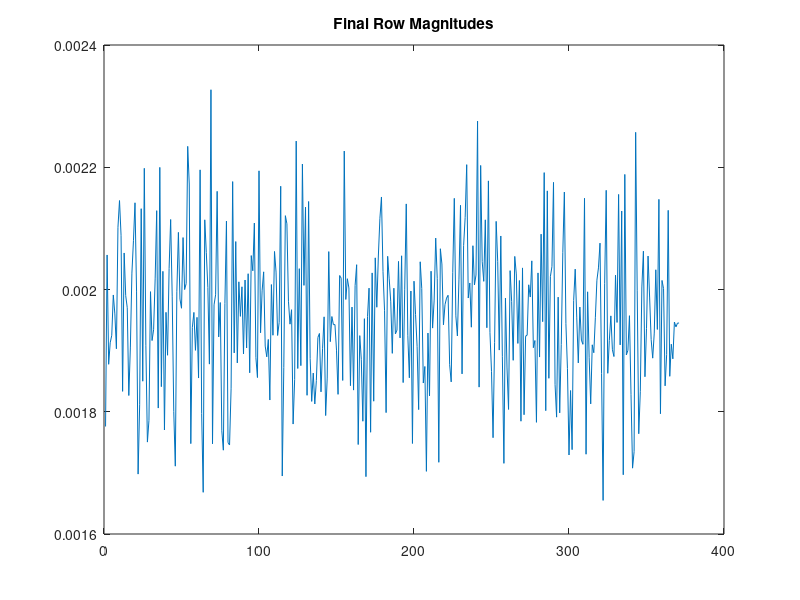
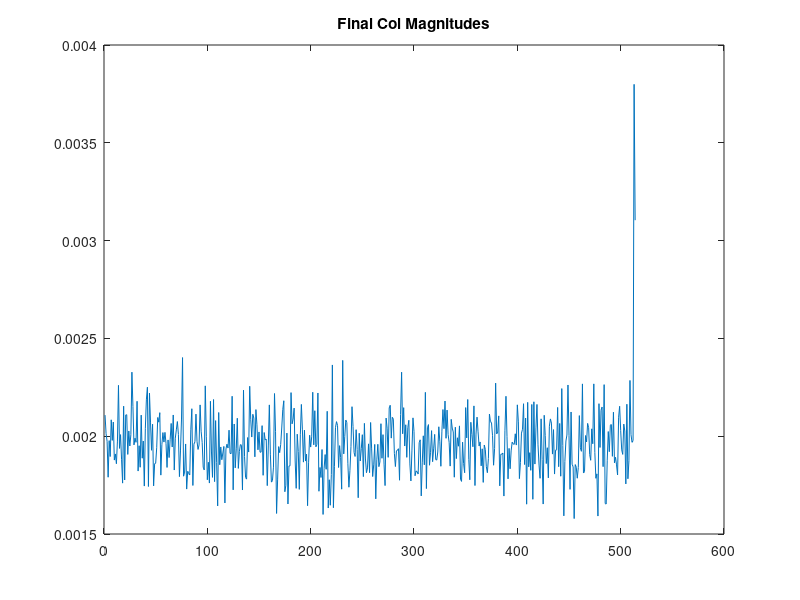

The MATLAB source for these figures, in order: (Note: this script raises an error after producing the figures.)
%% Parameters
gamma = 1000;
n = 512;
% rho = 0.44;
rho = 0.3;
alpha = 0.72;
delta = 1e-8;

fprintf(' - Parameters are: N = %d, \\rho = %.2f, \\alpha = %.2f, \\Delta = %.2e, \\gamma = %d.\n', ...
    n, rho, alpha, delta, gamma)

k = ceil(rho * n);
m = ceil(alpha * n);

%% Generate problem
x = zeros(n, 1);
supp = randperm(n, k);
x(supp) = randn(k, 1);
F = gamma / n + randn(m, n) / sqrt(n);
w = sqrt(delta) * randn(m, 1);
y = F * x + w;



%% This is how Schniter et al approached this problem
% % Get global mean, column mean, row mean
% A1 = A.mult(ones(n,1));
%     mu = (ones(1,m)*A1)/(m*n);
%     obj.col = A.multTr(ones(m,1))/m - conj(mu)*ones(n,1);
%     obj.col2 = abs(obj.col).^2;
%     obj.gam = A1/n;
%     obj.gam2 = abs(obj.gam).^2;

% % compute scaling constants
%     Atildefro2 = ones(1,m)*obj.A.multSq(ones(n,1)) ...
%             -2*real( obj.gam'*A1 ...
%                 + ones(1,m)*obj.A.mult(obj.col) ...
%                 + (ones(1,m)*obj.gam)*(ones(1,n)*obj.col) ) ...
%             + n*(ones(1,m)*obj.gam2) + m*(ones(1,n)*obj.col2);
%     obj.b12 = min(1, sqrt(Atildefro2/(n*(ones(1,m)*obj.gam2)))); % protect agains gam2~=0
%     obj.b21 = sqrt(Atildefro2/(m*(n+obj.b12^2)));
%     obj.b13 = sqrt(Atildefro2/(n*m));
%     obj.b31 = sqrt(Atildefro2/(m*(ones(1,n)*obj.col2+obj.b13^2)));

%% What is the "Modified" matrix?
on = ones(n,1);
om = ones(m,1);

% Calculate the average scale of the rows of F
F_ms_row = mean(sum(F.^2,2)./n);
F_ms_col = mean(sum(F.^2,1)./m);

b21 = sqrt(F_ms_col);
b12 = 1;
b31 = 1;
b13 = sqrt(F_ms_col);
g  = (1/n)*F*on;		% Get \gamma
mu = (1/m)*om'*g;	% Get Mean
ct = (1/m)*om'*(F - mu*(om*on'));
Ft = F - g*on' - om*ct;

Fb = [Ft,         b12*g,   b13*om;
	  b21*on', -b21*b12,        0;
	  b31*ct,         0, -b31*b13];


yb = [y;0;0]; 		% Adding in some zeros


% Do we do okay matching ?
figure(1); clf;
	plot(sum(Fb.^2,2)/n);
	title('Final Row Magnitudes');

figure(2); clf;
	plot(sum(Fb.^2,1)/m);
	title('Final Col Magnitudes');

%% Here is a second attempt, the Schniter way
col   = (1/m)*F'*om - mu*on;
col2  = abs(col).^2;
fro   = norm(Ft,'fro')^2;
b12_s = min(1,sqrt(fro./(n*om'*g)))
b21_s = sqrt(fro/(m*(n + b12_s^2)))
b13_s = sqrt(fro/(m*n))
b31_s = sqrt(fro/(m*(on'*col2 + b13_s^2)))

Fb_s = [Ft,             b12_s*g,     b13_s*om;
	    b21_s*on', -b21_s*b12_s,            0;
	    b31_s*ct,             0, -b31_s*b13_s];
Fb_s = sparse(Fb_s);

% Do we do okay matching ?
figure(1); clf;
	plot(sum(Fb_s.^2,2)/n);
	title('Final Row Magnitudes');

figure(2); clf;
	plot(sum(Fb_s.^2,1)/m);
	title('Final Col Magnitudes');

outfile = tempname;
opts.solver = 'amp';
opts.delta = delta;
opts.learnDelta = 0;
opts.priorDistr = 'gb';
opts.priorPrmts = [rho, 0.0, 1.0];
opts.learnPrior = 0;
opts.initState = [zeros(n+2, 1); ones(n+2, 1)];
opts.maxIter = 500;
opts.prec = 1e-8;
opts.display = 1;
opts.signal = x;
opts.output = outfile;
opts.damp = 0.0;

% Extra Feature options
opts.mean_removal   = 1;
opts.adaptive_damp  = 0;
opts.calc_vfe       = 0;
opts.no_violations  = 0;
opts.site_rejection = 0;

%% Run algorithms
fprintf(' - Running SwAMP... ')
tic
a_with_aux = swamp(yb, Fb_s, opts);
a_sw = a_with_aux(1:(end-2));
elapsed = toc;

out = dlmread(outfile, ';', 1, 0);
iterations = size(out,1);
mse_sw = out(:, 2);
delta_sw = out(:,3);
rss_sw = out(:,4);
cnv_sw = out(:,5);

fprintf('Elapsed time: %.2fs, MSE: %.2e.\n', elapsed, mse_sw(end)); 

%% Plot results
figure(1); clf;
    subplot(2, 1, 1);
        hold('on');
        plot(x, 'ko'); plot(a_sw, 'rx'); 
        hold('off');
        xlim([0, n]); xlabel('i'); ylabel('x(i)');
        legend('signal', 'swAMP estimate');
        box on;

    subplot(2, 1, 2);
        semilogy(mse_sw);
        xlabel('SwAMP iter.'); ylabel('MSE');
        box on;

figure(2); clf;
    hold on;
        plot(cnv_sw,'-g',   'LineWidth',1,'DisplayName','Convergence');
        plot(mse_sw,'-b',   'LineWidth',1,'DisplayName','MSE');
        plot(delta_sw,'-m^','LineWidth',1,'DisplayName','\Delta Estimate');
        plot(rss_sw,'-r',   'LineWidth',1,'DisplayName','RSS (residual norm)');        
        plot(delta*ones(size(delta_sw)),':k','LineWidth',1,'DisplayName','True \Delta');
    hold off;
    xlabel('Iteration');
    set(gca,'YScale','log');    
    box on;
    axis tight;
    legend('Location','SouthWest');

